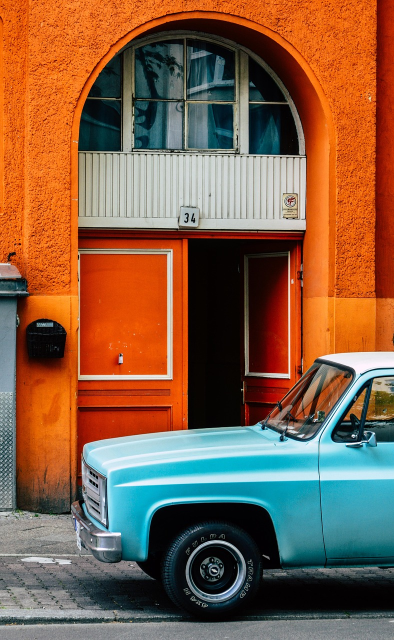
#> input picture automobile-5128760_1280.jpg, 788 x 1280 px (shown at 1/2 size)
$ python ImageTrace.py
#> lines starting #> are read from the running program, lines starting #| are printed output that depends on the picture; after the words box and inside, x2 and y2 are one past the last pixel; in counts of white or black regions, pixels touching at a corner belong together
from PIL import Image, ImageFilter, ImageEnhance, ImageChops, ImageOps
import numpy as np
from scipy.ndimage import label,convolve
from scipy.spatial import KDTree
import svgwrite


def sort_contour(edges):
    edge_points = np.column_stack(np.where(edges))
    if edge_points.size == 0:
        return np.array([])
    tree = KDTree(edge_points)
    sorted_edge_points = [edge_points[0]]
    visited = set()
    visited.add(tuple(edge_points[0]))

    for _ in range(1, len(edge_points)):
        last_point = sorted_edge_points[-1]
        distances, indices = tree.query(last_point, k=len(edge_points))
        for idx in indices:
            next_point = tuple(edge_points[idx])
            if next_point not in visited:
                sorted_edge_points.append(edge_points[idx])
                visited.add(next_point)
                break

    return np.array(sorted_edge_points)


kernel = np.array([[1, 1, 1],
                   [1, 0, 1],
                   [1, 1, 1]], dtype=np.uint8)

# Load image
image_original = Image.open('automobile-5128760_1280.jpg')
#> image_original is the input picture: PIL image 788x1280 RGB; mean R, G, B 131.7, 94.4, 68.9

scale_factor = 1  # Adjust this factor as needed
new_size = (int(image_original.width * scale_factor), int(image_original.height * scale_factor))
#> new_size = (788, 1280)
image_reduced_res = image_original.resize(new_size)
# Apply median filter to reduce noise
image_filtered = image_reduced_res.filter(ImageFilter.MedianFilter(size=9))
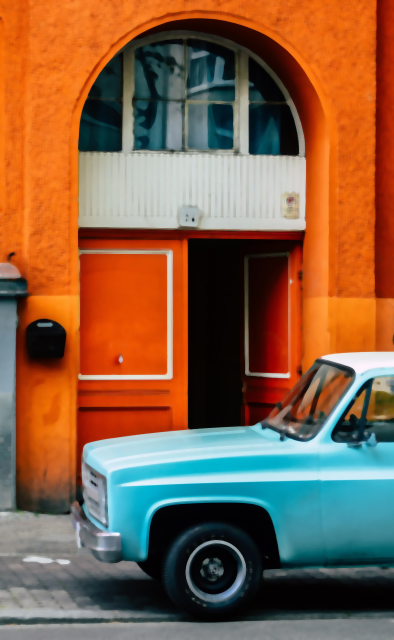
#> image_filtered: PIL image 788x1280 RGB (shown at 1/2 size); mean R, G, B 133.4, 95.5, 68.6

# Reduce the number of colors to 9 using adaptive palette
num_colors = 9
image_reduced = image_filtered.convert("P", palette=Image.ADAPTIVE, colors=num_colors)
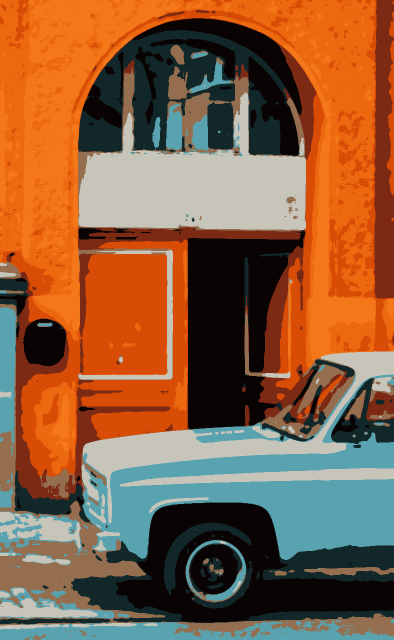
#> image_reduced: PIL image 788x1280 P (shown at 1/2 size); mean R, G, B 138, 94.7, 63.7

# Convert the reduced image to an RGB mode for processing
image_reduced_rgb = image_reduced.convert("RGB")
# Optionally scale the image to have less resolution
image_reduced_rgb.show()
# Convert image to NumPy array
image_array = np.array(image_reduced_rgb)

# Get unique colors in the image
unique_colors = np.unique(image_array.reshape(-1, image_array.shape[2]), axis=0)
#> unique_colors = [[10, 3, 3], [18, 39, 42], [89, 162, 175], [124, 42, 20], [149, 110, 79], [199, 197, 186], [216, 76, 6], [237, 105, 16], [244, 119, 26]]

# Dictionary to store labeled islands and their corresponding colors
island_data = np.zeros((image_array.shape[0], image_array.shape[1], 2), dtype=int)

for color_idx, color in enumerate(unique_colors, start=1):
    # Create a binary mask for the current color
    mask = np.all(image_array == color, axis=-1).astype(np.uint8)

    # Label connected components (floating islands)
    labeled_array, num_features = label(mask)
    island_size = np.bincount(labeled_array.flatten())
    for i in range(1, num_features + 1):
        if island_size[i] < 300:
            mask[labeled_array == i] = 0

    labeled_array, num_features = label(mask)
    # Store island index and color index in island_data
    island_data[mask == 1, 0] = labeled_array[mask == 1]  # Island index
    island_data[mask == 1, 1] = color_idx  # Color index

    print(f"Color {tuple(color)} has {num_features} floating islands")
#> this loop made 9 passes
#> color on passes 1 to 9: [10, 3, 3], [18, 39, 42], [89, 162, 175], [124, 42, 20], [149, 110, 79], [199, 197, 186], [216, 76, 6], [237, 105, 16], [244, 119, 26]
#| Color (10, 3, 3) has 16 floating islands
#| Color (18, 39, 42) has 22 floating islands
#| Color (89, 162, 175) has 18 floating islands
#| Color (124, 42, 20) has 15 floating islands
#| Color (149, 110, 79) has 21 floating islands
#| Color (199, 197, 186) has 16 floating islands
#| Color (216, 76, 6) has 18 floating islands
#| Color (237, 105, 16) has 15 floating islands
#> (further printed lines are left out)
#> pass 1, `mask = np.all(image_array == color, axis=-1).astype(np.uint8)`:
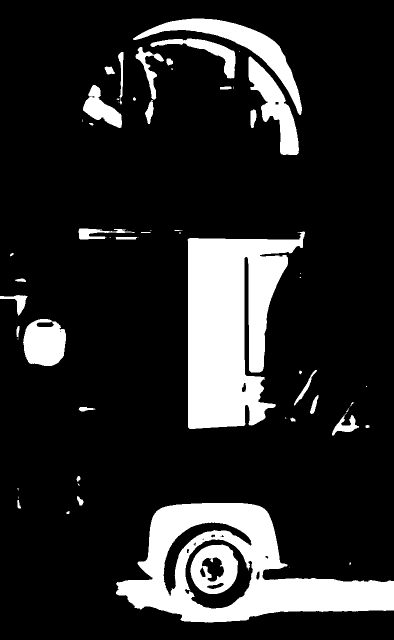
#> mask: shape (1280, 788) (shown at 1/2 size); values 0 (black) and 1 (white), 15.9% white; 61 white regions (24 under 20 px), largest, box (x1, y1, x2, y2) and area: (375, 463, 610, 858) 59899, (232, 1006, 788, 1245) 55213, (266, 37, 604, 230) 11083
#> pass 1, `labeled_array, num_features = label(mask)`:
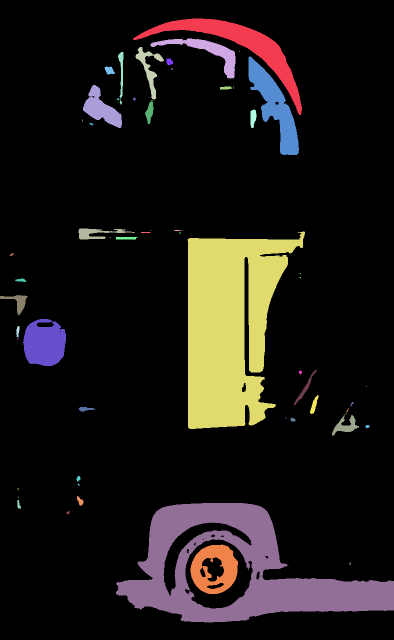
#> labeled_array: shape (1280, 788) int32 (shown at 1/2 size); 65 distinct labels, from 0 to 64; one colour per label, 0 black
#> pass 1, `labeled_array, num_features = label(mask)`:
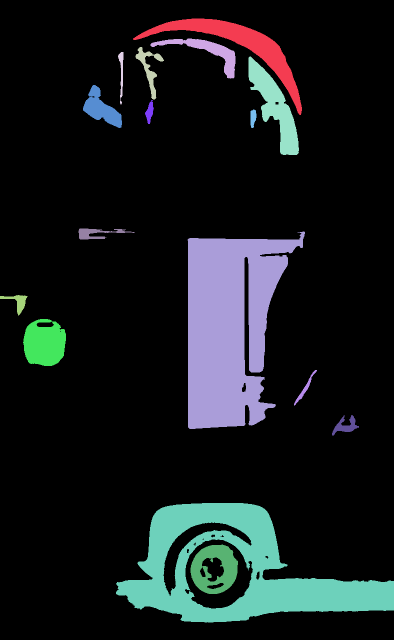
#> labeled_array: shape (1280, 788) int32 (shown at 1/2 size); 17 distinct labels, from 0 to 16; one colour per label, 0 black
#> pass 2, `mask = np.all(image_array == color, axis=-1).astype(np.uint8)`:
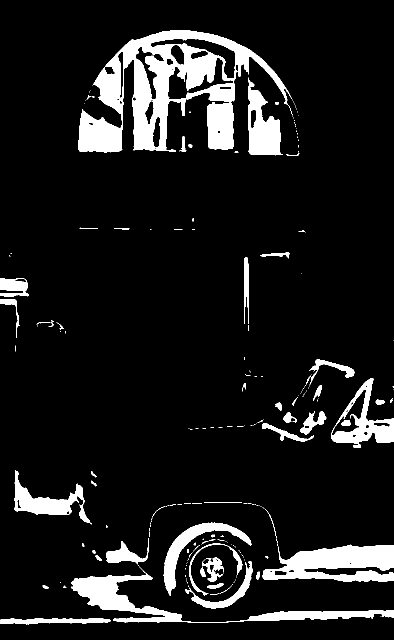
#> mask: shape (1280, 788) (shown at 1/2 size); values 0 (black) and 1 (white), 10.2% white; 228 white regions (165 under 20 px), largest, box (x1, y1, x2, y2) and area: (156, 60, 585, 305) 33498, (525, 1089, 788, 1164) 12570, (142, 1134, 788, 1246) 12298
#> after the loop:
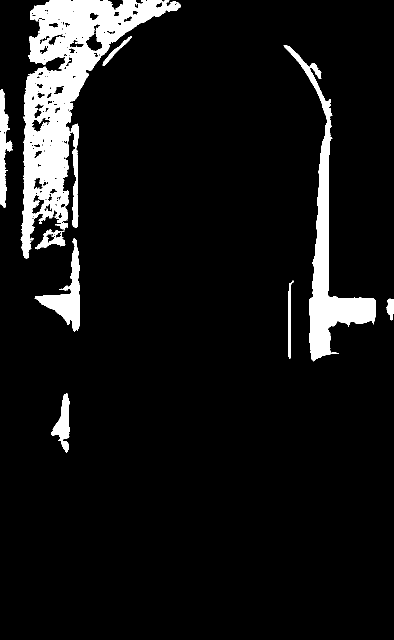
#> mask: shape (1280, 788) (shown at 1/2 size); values 0 (black) and 1 (white), 8.1% white; 8 white regions, largest, box (x1, y1, x2, y2) and area: (41, 0, 361, 518) 50501, (567, 90, 751, 723) 19377, (69, 477, 160, 663) 4972

# Show images
#-------------------------------------------

width, height = 788*scale_factor,1280*scale_factor
#> (the run stopped early here; a loop or call above may not have finished)
